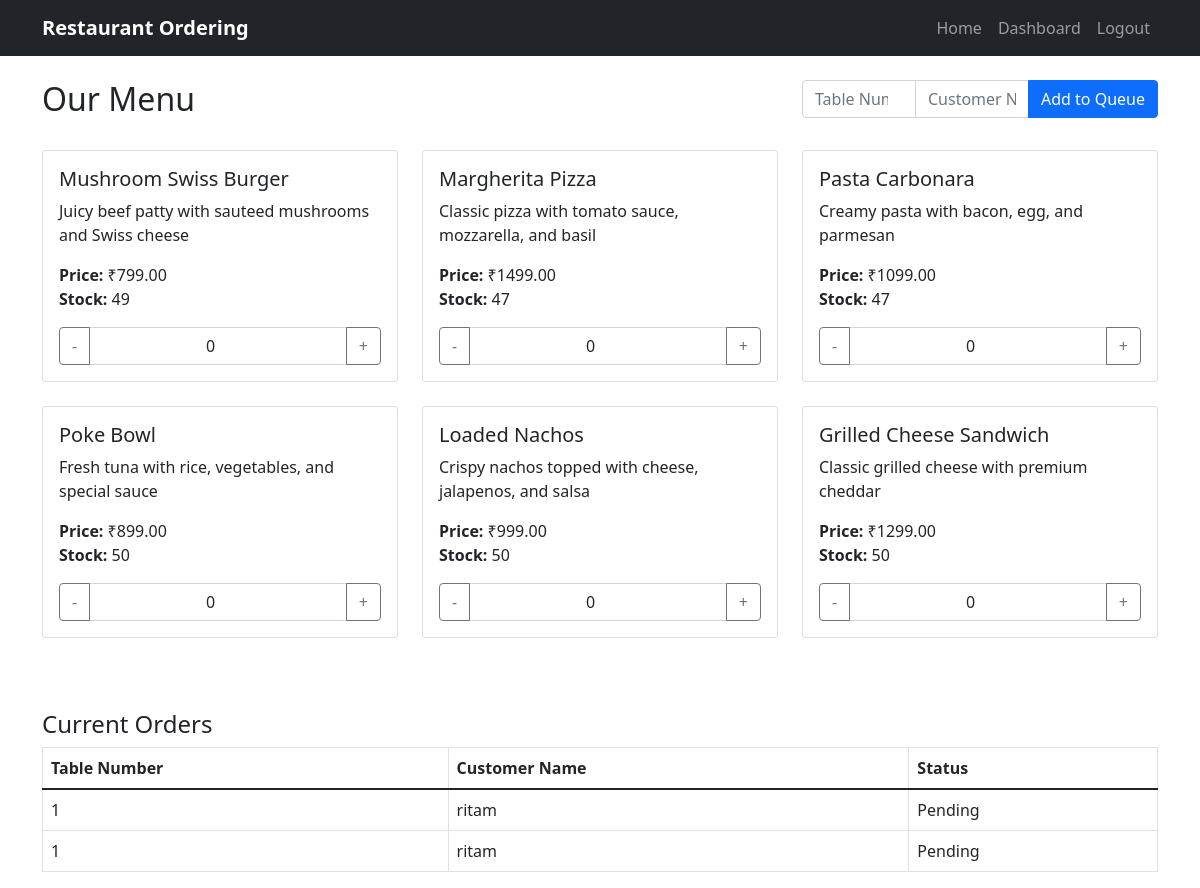
Screenshot of /home (signed in) with the database file from the repository.
### app.py (models this page shows)
class MenuItem(db.Model):
    id = db.Column(db.Integer, primary_key=True)
    name = db.Column(db.String(100), nullable=False)
    price = db.Column(db.Float, nullable=False)
    stock = db.Column(db.Integer, nullable=False)
    description = db.Column(db.String(200))

class Order(db.Model):
    id = db.Column(db.Integer, primary_key=True)
    table_number = db.Column(db.Integer, nullable=False)
    customer_name = db.Column(db.String(100), nullable=True)
    status = db.Column(db.String(20), default='pending')
    created_at = db.Column(db.DateTime, default=datetime.utcnow)
    items = db.relationship('OrderItem', backref='order', lazy=True)
    total_amount = db.Column(db.Float, default=0.0)

### app.py (the view)
@app.route('/home')
@login_required
def home():
    menu_items = MenuItem.query.all()
    orders = Order.query.filter(Order.status=='pending').order_by(Order.created_at.desc()).all()
    return render_template('index.html', menu_items=menu_items, orders=orders)

### app.py (called while the page is built)
@login_manager.user_loader
def load_user(user_id):
    return User.query.get(int(user_id))

### templates/index.html (shortened to what this page needs)
{% extends "base.html" %}
{% block content %}
<div class="row mb-4">
    <div class="col-md-8">
        <h2>Our Menu</h2>
    </div>
    <div class="col-md-4">
        <div class="input-group mb-2">
            <input type="number" id="tableNumber" class="form-control" placeholder="Table Number" min="1">
            <input type="text" id="customerName" class="form-control" placeholder="Customer Name">
            <button class="btn btn-primary" id="addToQueue">Add to Queue</button>
        </div>
    </div>
</div>
<div class="row" id="menuItems" data-ids='[{% for item in menu_items %}"{{ item.id }}"{% if not loop.last %},{% endif %}{% endfor %}]'>
    {% for item in menu_items %}
    <div class="col-md-4 mb-4">
        <div class="card h-100">
            <div class="card-body">
                <h5 class="card-title">{{ item.name }}</h5>
                <p class="card-text">{{ item.description }}</p>
                <p class="card-text">
                    <strong>Price:</strong> ₹{{ "%.2f"|format(item.price) }}<br>
                    <strong>Stock:</strong> {{ item.stock }}
                </p>
                <div class="input-group">
                    <button class="btn btn-outline-secondary" onclick="decrementQuantity('{{ item.id }}')">-</button>
                    <input type="number" class="form-control text-center" id="quantity-{{ item.id }}" value="0" min="0" max="{{ item.stock }}">
                    <button class="btn btn-outline-secondary" onclick="incrementQuantity('{{ item.id }}', '{{ item.stock }}')">+</button>
                </div>
            </div>
        </div>
    </div>
    {% endfor %}
</div>
<div class="row mt-5">
    <div class="col-12">
        <h4>Current Orders</h4>
        <table class="table table-bordered">
            <thead>
                <tr>
                    <th>Table Number</th>
                    <th>Customer Name</th>
                    <th>Status</th>
                </tr>
            </thead>
            <tbody id="ordersTableBody">
                {% for order in orders %}
                <tr>
                    <td>{{ order.table_number }}</td>
                    <td>{{ order.customer_name }}</td>
                    <td>{{ order.status|title }}</td>
                </tr>
                {% endfor %}
            </tbody>
        </table>
    </div>
</div>
{% endblock %}

### templates/base.html (style rules this page uses)
.card { transition: transform 0.2s; }

### rows the page displays
MenuItem: name "Mushroom Swiss Burger", description "Juicy beef patty with sauteed mushrooms and Swiss cheese", price "799.00", stock "49"
MenuItem: name "Margherita Pizza", description "Classic pizza with tomato sauce, mozzarella, and basil", price "1499.00", stock "47"
MenuItem: name "Pasta Carbonara", description "Creamy pasta with bacon, egg, and parmesan", price "1099.00", stock "47"
MenuItem: name "Poke Bowl", description "Fresh tuna with rice, vegetables, and special sauce", price "899.00", stock "50"
MenuItem: name "Loaded Nachos", description "Crispy nachos topped with cheese, jalapenos, and salsa", price "999.00", stock "50"
MenuItem: name "Grilled Cheese Sandwich", description "Classic grilled cheese with premium cheddar", price "1299.00", stock "50"
Order: table_number "1", customer_name "ritam", status "Pending"
Order: table_number "1", customer_name "ritam", status "Pending"
